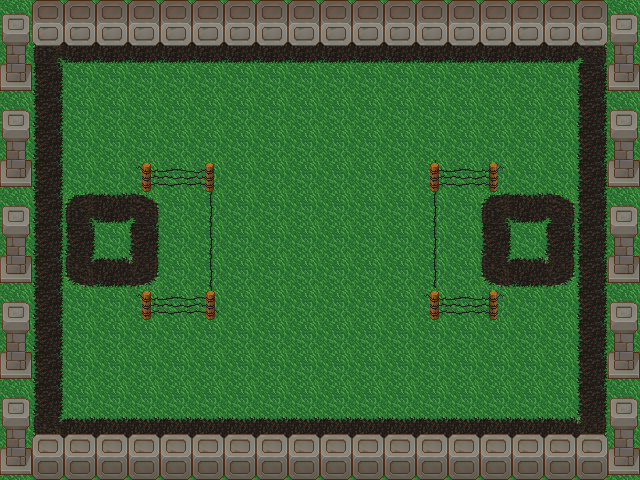

A level layout from a 2D game, rendered from its tile map. Below: a short description, then the map file with its tile-grid data intact:
An orthogonal 20x15 tile map with 32x32 px tiles, 3 tile layers (campo, bordes, paredes), 3 tilesets and 10 objects.

<map version="1.10" tiledversion="1.11.2" orientation="orthogonal" renderorder="right-down" width="20" height="15" tilewidth="32" tileheight="32" infinite="0" nextlayerid="6" nextobjectid="16">
 <tileset firstgid="1" source="TX Props.tsx" />
 <tileset firstgid="257" source="32x32GrassAndDirtPath.tsx" />
 <tileset firstgid="265" source="fence_barbed.tsx" />
 <layer id="2" name="campo" width="20" height="15">
  <data encoding="csv">
257,257,257,257,257,257,257,257,257,257,257,257,257,257,257,257,257,257,257,257,
257,260,263,263,263,263,263,263,263,263,263,263,263,263,263,263,263,263,259,257,
257,258,257,257,257,257,257,257,257,257,257,257,257,257,257,257,257,257,258,257,
257,258,257,257,257,257,257,257,257,257,257,257,257,257,257,257,257,257,258,257,
257,258,257,257,257,257,257,257,257,257,257,257,257,257,257,257,257,257,258,257,
257,258,257,257,257,257,257,257,257,257,257,257,257,257,257,257,257,257,258,257,
257,258,260,263,259,257,257,257,257,257,257,257,257,257,257,260,263,259,258,257,
257,258,258,257,258,257,257,257,257,257,257,257,257,257,257,258,257,258,258,257,
257,258,261,263,262,257,257,257,257,257,257,257,257,257,257,261,263,262,258,257,
257,258,257,257,257,257,257,257,257,257,257,257,257,257,257,257,257,257,258,257,
257,258,257,257,257,257,257,257,257,257,257,257,257,257,257,257,257,257,258,257,
257,258,257,257,257,257,257,257,257,257,257,257,257,257,257,257,257,257,258,257,
257,258,257,257,257,257,257,257,257,257,257,257,257,257,257,257,257,257,258,257,
257,261,263,263,263,263,263,263,263,263,263,263,263,263,263,263,263,263,262,257,
257,257,257,257,257,257,257,257,257,257,257,257,257,257,257,257,257,257,257,257
</data>
 </layer>
 <layer id="3" name="bordes" width="20" height="15">
  <data encoding="csv">
92,1073741994,1073741994,1073741994,1073741994,1073741994,1073741994,1073741994,1073741994,1073741994,1073741994,1073741994,1073741994,1073741994,1073741994,1073741994,1073741994,1073741994,1073741994,92,
108,1073741978,1073741978,1073741978,1073741978,1073741978,1073741978,1073741978,1073741978,1073741978,1073741978,1073741978,1073741978,1073741978,1073741978,1073741978,1073741978,1073741978,1073741978,108,
124,0,0,0,0,0,0,0,0,0,0,0,0,0,0,0,0,0,0,124,
92,0,0,0,0,0,0,0,0,0,0,0,0,0,0,0,0,0,0,92,
108,0,0,0,0,0,0,0,0,0,0,0,0,0,0,0,0,0,0,108,
124,0,0,0,0,0,0,0,0,0,0,0,0,0,0,0,0,0,0,124,
92,0,0,0,0,0,0,0,0,0,0,0,0,0,0,0,0,0,0,92,
108,0,0,0,0,0,0,0,0,0,0,0,0,0,0,0,0,0,0,108,
124,0,0,0,0,0,0,0,0,0,0,0,0,0,0,0,0,0,0,124,
92,0,0,0,0,0,0,0,0,0,0,0,0,0,0,0,0,0,0,92,
108,0,0,0,0,0,0,0,0,0,0,0,0,0,0,0,0,0,0,108,
124,0,0,0,0,0,0,0,0,0,0,0,0,0,0,0,0,0,0,124,
92,0,0,0,0,0,0,0,0,0,0,0,0,0,0,0,0,0,0,92,
108,154,154,154,154,154,154,154,154,154,154,154,154,154,154,154,154,154,154,108,
124,170,170,170,170,170,170,170,170,170,170,170,170,170,170,170,170,170,170,124
</data>
 </layer>
 <layer id="4" name="paredes" width="20" height="15">
  <data encoding="csv">
0,0,0,0,0,0,0,0,0,0,0,0,0,0,0,0,0,0,0,0,
0,0,0,0,0,0,0,0,0,0,0,0,0,0,0,0,0,0,0,0,
0,0,0,0,0,0,0,0,0,0,0,0,0,0,0,0,0,0,0,0,
0,0,0,0,0,0,0,0,0,0,0,0,0,0,0,0,0,0,0,0,
0,0,0,0,0,0,0,0,0,0,0,0,0,0,0,0,0,0,0,0,
0,0,0,0,279,277,274,0,0,0,0,0,0,272,277,2147483927,0,0,0,0,
0,0,0,0,0,0,271,0,0,0,0,0,0,271,0,0,0,0,0,0,
0,0,0,0,0,0,271,0,0,0,0,0,0,271,0,0,0,0,0,0,
0,0,0,0,0,0,271,0,0,0,0,0,0,271,0,0,0,0,0,0,
0,0,0,0,279,277,278,0,0,0,0,0,0,279,277,2147483927,0,0,0,0,
0,0,0,0,0,0,0,0,0,0,0,0,0,0,0,0,0,0,0,0,
0,0,0,0,0,0,0,0,0,0,0,0,0,0,0,0,0,0,0,0,
0,0,0,0,0,0,0,0,0,0,0,0,0,0,0,0,0,0,0,0,
0,0,0,0,0,0,0,0,0,0,0,0,0,0,0,0,0,0,0,0,
0,0,0,0,0,0,0,0,0,0,0,0,0,0,0,0,0,0,0,0
</data>
 </layer>
 <objectgroup id="5" name="colisiones">
  <object id="1" x="0" y="0" width="33" height="480.5" />
  <object id="3" x="33.3333" y="434.667" width="607" height="45.6667" />
  <object id="4" x="606" y="-0.333333" width="34.3333" height="434" />
  <object id="5" x="32.3333" y="0.666667" width="574" height="44.6667" />
  <object id="6" x="135" y="289.667" width="82.3333" height="30.6667" />
  <object id="11" x="208.333" y="162.667" width="7.33333" height="126.333" />
  <object id="12" x="135.667" y="162.333" width="81" height="29.6667" />
  <object id="13" x="428.667" y="161.333" width="70.6667" height="29.6667" />
  <object id="14" x="430" y="189.333" width="8.33333" height="101" />
  <object id="15" x="428" y="291.667" width="72" height="28.6667" />
 </objectgroup>
</map>
